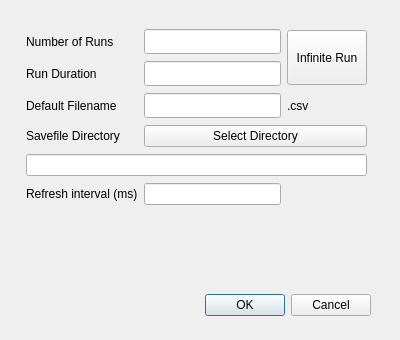
<?xml version="1.0" encoding="UTF-8"?>
<ui version="4.0">
 <class>AcquisitionSettings</class>
 <widget class="QDialog" name="AcquisitionSettings">
  <property name="geometry">
   <rect>
    <x>0</x>
    <y>0</y>
    <width>400</width>
    <height>340</height>
   </rect>
  </property>
  <property name="windowTitle">
   <string>Dialog</string>
  </property>
  <widget class="QDialogButtonBox" name="buttonBox">
   <property name="geometry">
    <rect>
     <x>30</x>
     <y>290</y>
     <width>341</width>
     <height>31</height>
    </rect>
   </property>
   <property name="orientation">
    <enum>Qt::Horizontal</enum>
   </property>
   <property name="standardButtons">
    <set>QDialogButtonBox::Cancel|QDialogButtonBox::Ok</set>
   </property>
  </widget>
  <widget class="QWidget" name="gridLayoutWidget">
   <property name="geometry">
    <rect>
     <x>26</x>
     <y>28</y>
     <width>341</width>
     <height>181</height>
    </rect>
   </property>
   <layout class="QGridLayout" name="gridLayout">
    <item row="1" column="0">
     <widget class="QLabel" name="t_acquisitions_label">
      <property name="text">
       <string>Run Duration</string>
      </property>
     </widget>
    </item>
    <item row="0" column="2" rowspan="2">
     <widget class="QPushButton" name="single_run_button">
      <property name="minimumSize">
       <size>
        <width>0</width>
        <height>55</height>
       </size>
      </property>
      <property name="text">
       <string>Infinite Run</string>
      </property>
     </widget>
    </item>
    <item row="3" column="1" colspan="2">
     <widget class="QPushButton" name="select_directory_button">
      <property name="text">
       <string>Select Directory</string>
      </property>
     </widget>
    </item>
    <item row="2" column="2">
     <widget class="QLabel" name="label">
      <property name="text">
       <string>.csv</string>
      </property>
     </widget>
    </item>
    <item row="0" column="1">
     <widget class="QLineEdit" name="n_acquisitions_entry">
      <property name="minimumSize">
       <size>
        <width>0</width>
        <height>25</height>
       </size>
      </property>
      <property name="sizeIncrement">
       <size>
        <width>0</width>
        <height>50</height>
       </size>
      </property>
     </widget>
    </item>
    <item row="1" column="1">
     <widget class="QLineEdit" name="t_acquisition_entry">
      <property name="minimumSize">
       <size>
        <width>0</width>
        <height>25</height>
       </size>
      </property>
     </widget>
    </item>
    <item row="0" column="0">
     <widget class="QLabel" name="n_acquisitions_label">
      <property name="text">
       <string>Number of Runs</string>
      </property>
     </widget>
    </item>
    <item row="2" column="1">
     <widget class="QLineEdit" name="default_filename_entry">
      <property name="minimumSize">
       <size>
        <width>0</width>
        <height>25</height>
       </size>
      </property>
     </widget>
    </item>
    <item row="3" column="0">
     <widget class="QLabel" name="savefile_directory_label">
      <property name="text">
       <string>Savefile Directory</string>
      </property>
     </widget>
    </item>
    <item row="2" column="0">
     <widget class="QLabel" name="default_filename_label">
      <property name="text">
       <string>Default Filename</string>
      </property>
     </widget>
    </item>
    <item row="6" column="0" colspan="3">
     <widget class="QLineEdit" name="directory_entry"/>
    </item>
    <item row="7" column="0">
     <widget class="QLabel" name="refresh_interval_label">
      <property name="text">
       <string>Refresh interval (ms)</string>
      </property>
     </widget>
    </item>
    <item row="7" column="1">
     <widget class="QLineEdit" name="refresh_interval_entry"/>
    </item>
   </layout>
  </widget>
 </widget>
 <resources/>
 <connections>
  <connection>
   <sender>buttonBox</sender>
   <signal>accepted()</signal>
   <receiver>AcquisitionSettings</receiver>
   <slot>accept()</slot>
   <hints>
    <hint type="sourcelabel">
     <x>248</x>
     <y>254</y>
    </hint>
    <hint type="destinationlabel">
     <x>157</x>
     <y>274</y>
    </hint>
   </hints>
  </connection>
  <connection>
   <sender>buttonBox</sender>
   <signal>rejected()</signal>
   <receiver>AcquisitionSettings</receiver>
   <slot>reject()</slot>
   <hints>
    <hint type="sourcelabel">
     <x>316</x>
     <y>260</y>
    </hint>
    <hint type="destinationlabel">
     <x>286</x>
     <y>274</y>
    </hint>
   </hints>
  </connection>
 </connections>
</ui>
